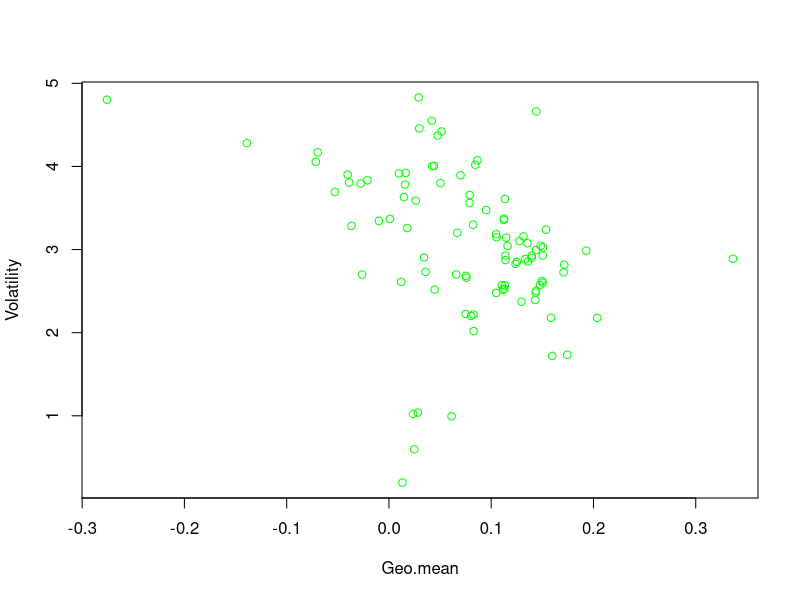
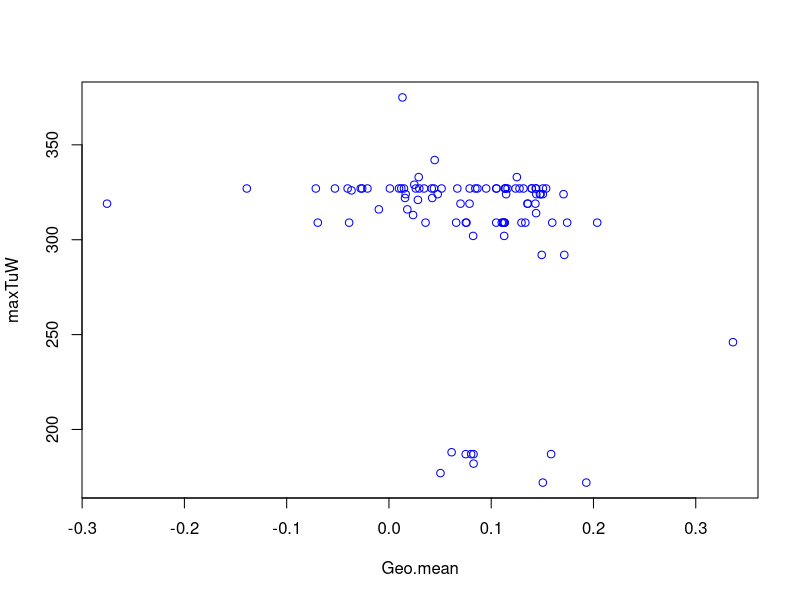
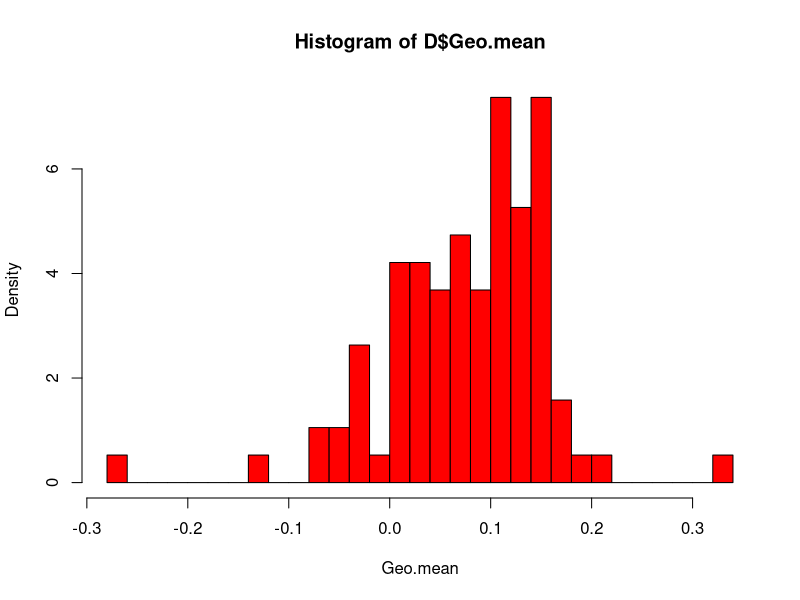
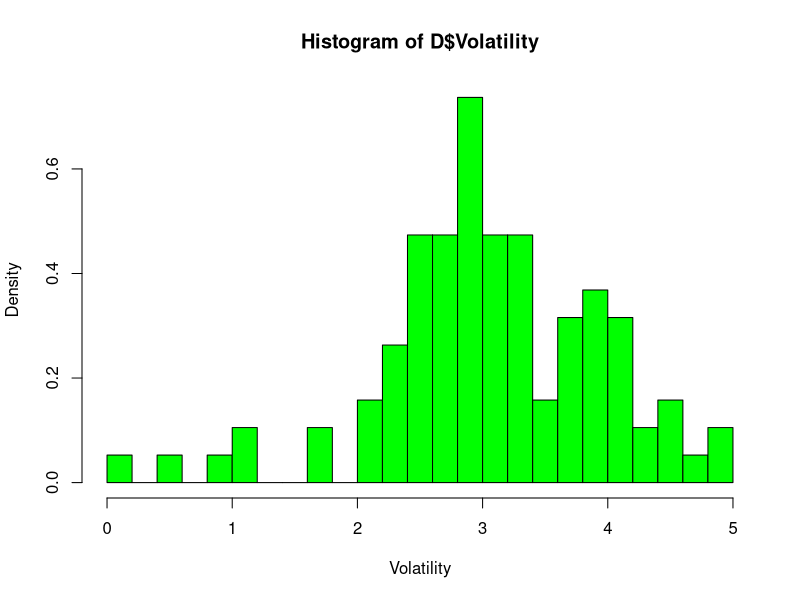
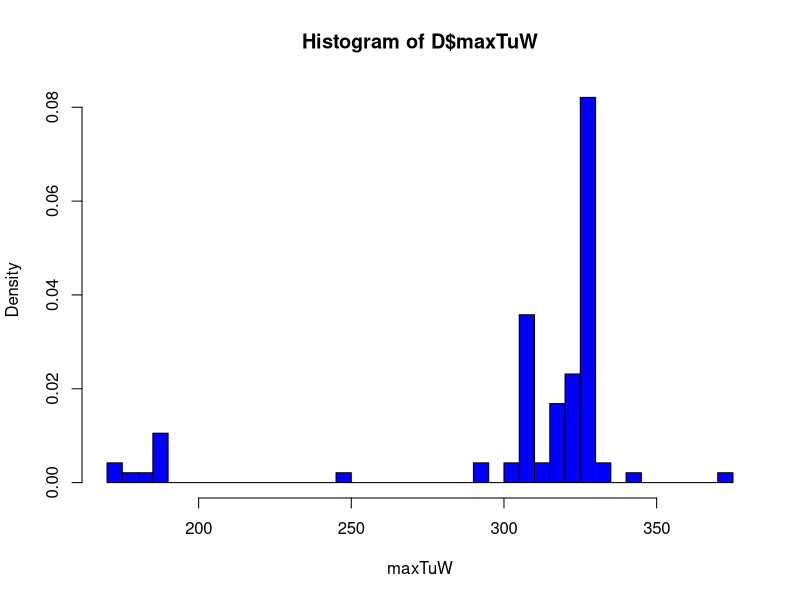
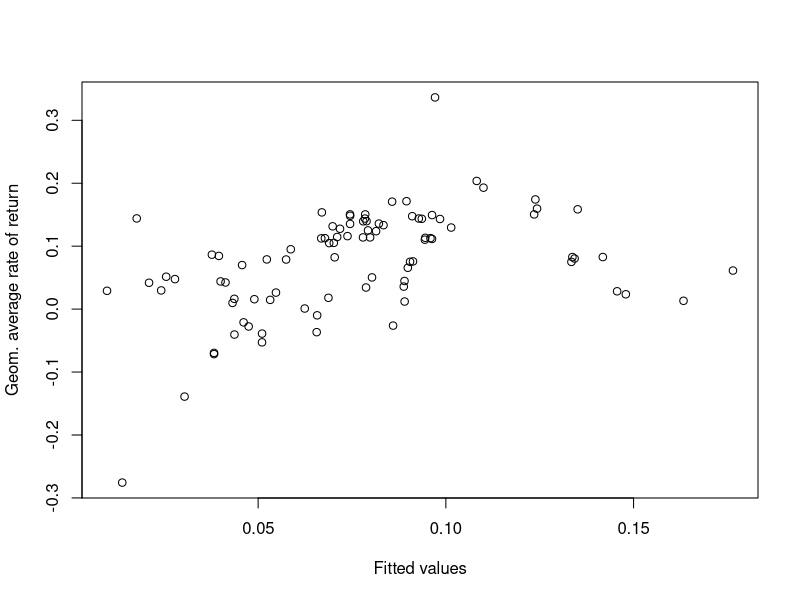
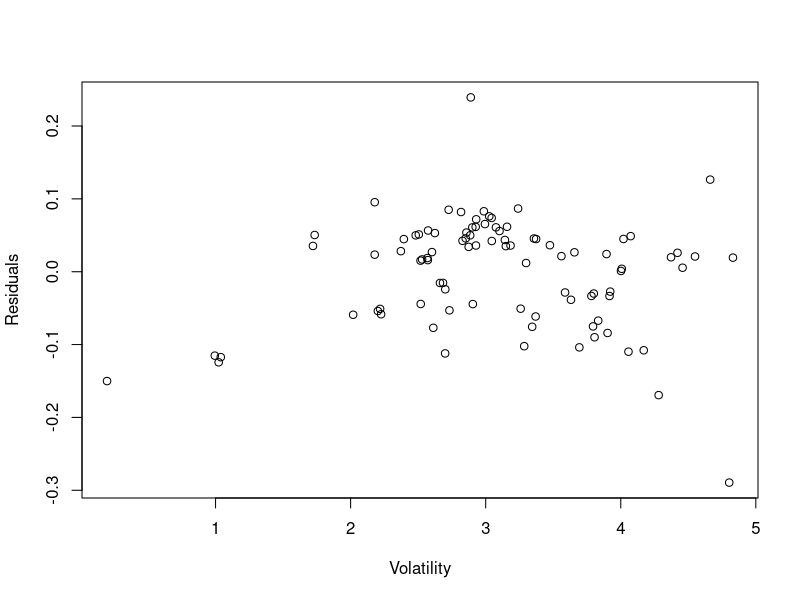
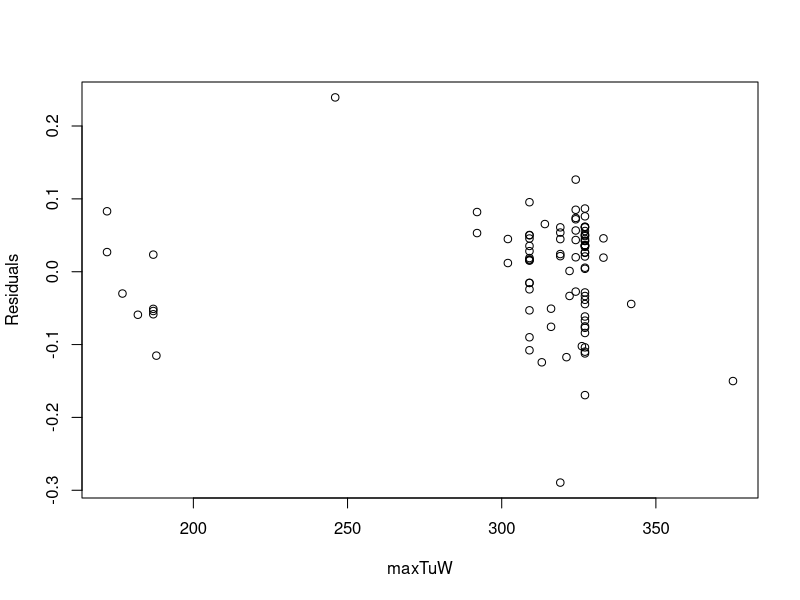

Write the R code that produced these figures, in order.
## ---- chunk 1
D <- read.table("finans2_data.csv", header = TRUE, sep = ";")
## ---- chunk 2
head(D); tail(D)
## ---- chunk 3
# Scatterplot
plot(c(D$Geo.mean), c(D$Volatility), type="p", xlab="Geo.mean", 
     ylab="Volatility", col=c("green"), cex=1)

plot(c(D$Geo.mean), c(D$maxTuW), type="p", xlab="Geo.mean", 
     ylab="maxTuW", col=c("blue"), cex=1)
## ---- chunk 4
# Histograms
hist(D$Geo.mean, xlab="Geo.mean", prob=TRUE, breaks = 30, col="red")
hist(D$Volatility, xlab="Volatility", prob=TRUE, breaks = 30, col="green")
hist(D$maxTuW, xlab="maxTuW", prob=TRUE, breaks = 30, col="blue")
## ---- chunk 5
# summary(D)
# sd(D$Geo.mean)
# sd(D$Volatility
# sd(D$maxTuW)
## ---- chunk 6
# Subset containing only AGG, VAW, IWN and SPY (for validation)
D_test = subset(D, ETF %in% c("AGG","VAW","IWN","SPY"))
# Subset containing only the 91 remaining ETFs (for model estimation)
D_model = subset(D, !(ETF %in% c("AGG","VAW","IWN","SPY")))
## ---- chunk 7
# Estimate multiple linear regression model
fit = lm(Geo.mean ~ Volatility + maxTuW, data = D_model)

# Show parameter estimates etc.
summary(fit)
## ---- chunk 8
# Plots for model validation
# Observations against fitted values
plot(fit$fitted.values, D_model$Geo.mean, xlab = "Fitted values",     
       ylab = "Geom. average rate of return")
## ---- chunk 9
# Residuals against each of the explanatory variables
plot(D_model$Volatility, fit$residuals,
     xlab = "Volatility", ylab = "Residuals")
plot(D_model$maxTuW, fit$residuals,
     xlab = "maxTuW", ylab = "Residuals")

# Residuals against fitted values
plot(fit$fitted.values, fit$residuals, xlab = "Fitted values", 
     ylab = "Residuals")
## ---- chunk 10
# Normal QQ-plot of the residuals
qqnorm(fit$residuals, ylab = "Residuals", xlab = "Z-scores", 
       main = "")
qqline(fit$residuals)
## ---- chunk 11
#Confidence interval for beta_1
-0.0351310 + c(1,-1)*qt(0.975, df=88)*0.0097229

# Confidence intervals for the model coefficients
confint(fit, level = 0.95)
## ---- chunk 12
tobs = (-0.0351310 - (-0.06)) / 0.0097229
tobs

# The p value becomes
2*(1-pt(tobs,df=88))
## ---- chunk 13
# Estimate multiple linear regression model
final_model = lm(Geo.mean ~ Volatility, data = D_model)

# Show parameter estimates etc.
summary(final_model)
## ---- chunk 14
# Predictions and 95% prediction intervals
pred = predict(final_model, newdata = D_test, 
               interval = "prediction", level = 0.95)
## ---- chunk 15
# Observed values and predictions
compare = cbind(id = D_test$ETF, Geo.mean = D_test$Geo.mean, pred)
compare
